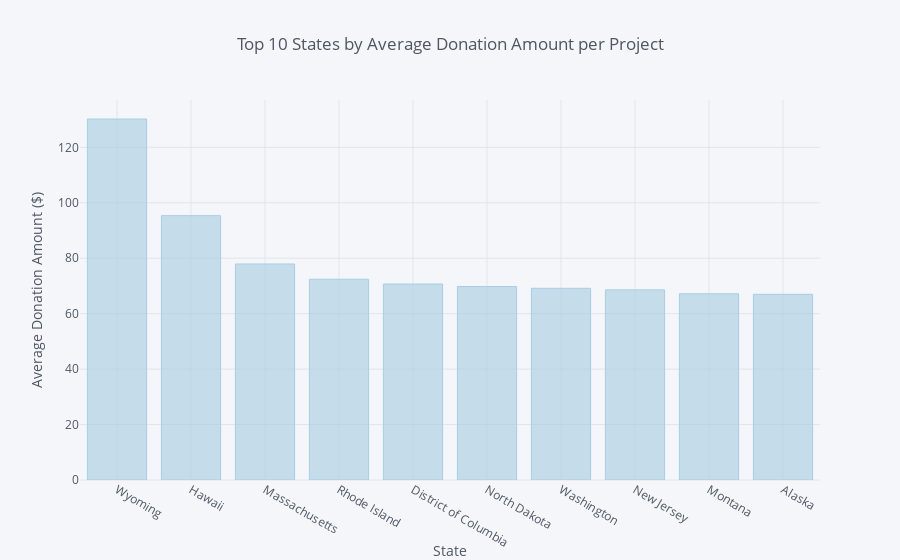

The code cell stored with this chart in its notebook:
### Code cell
s2.iplot(kind='bar', 
         xTitle='State', 
         yTitle='Average Donation Amount ($)', 
         title='Top 10 States by Average Donation Amount per Project', 
         colorscale='paired')

### Figure 1 — Plotly figure (JSON) as saved in the notebook; plotly's stock layout.template omitted (floating-point values rounded to 4 significant figures)
{"data": [{"marker": {"color": "rgba(166, 206, 227, 0.6)", "line": {"color": "rgba(166, 206, 227, 1.0)", "width": 1}}, "name": "Donation Amount", "orientation": "v", "text": "", "type": "bar", "uid": "a1d183fd-7542-4987-9e3d-550e28af832b", "x": ["Wyoming", "Hawaii", "Massachusetts", "Rhode Island", "District of Columbia", "North Dakota", "Washington", "New Jersey", "Montana", "Alaska"], "y": [130.2, 95.36, 77.93, 72.43, 70.69, 69.78, 69.16, 68.59, 67.19, 66.99]}], "layout": {"legend": {"bgcolor": "#F5F6F9", "font": {"color": "#4D5663"}}, "paper_bgcolor": "#F5F6F9", "plot_bgcolor": "#F5F6F9", "title": {"font": {"color": "#4D5663"}, "text": "Top 10 States by Average Donation Amount per Project"}, "xaxis": {"gridcolor": "#E1E5ED", "showgrid": true, "tickfont": {"color": "#4D5663"}, "title": {"font": {"color": "#4D5663"}, "text": "State"}, "zerolinecolor": "#E1E5ED"}, "yaxis": {"gridcolor": "#E1E5ED", "showgrid": true, "tickfont": {"color": "#4D5663"}, "title": {"font": {"color": "#4D5663"}, "text": "Average Donation Amount ($)"}, "zerolinecolor": "#E1E5ED"}}}
